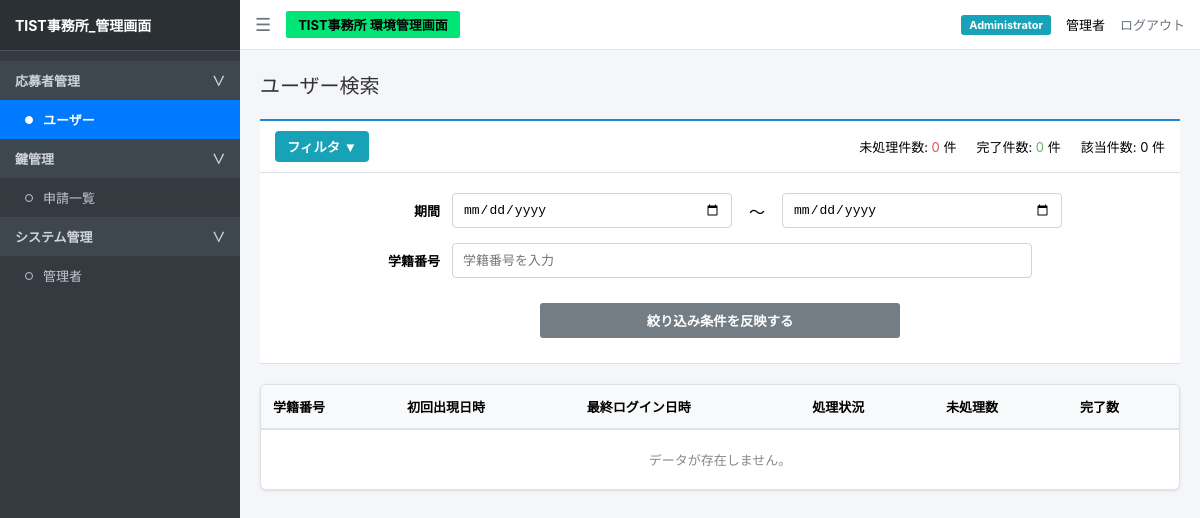
Before: /users (signed in) with the older database file.
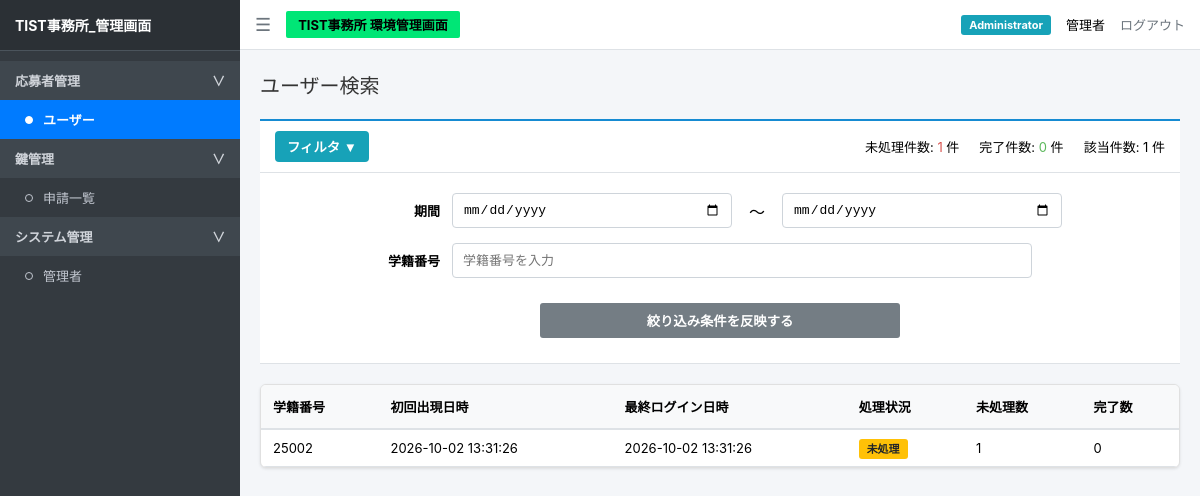
After: the same page with the newer database file.
### tables this page shows
CREATE TABLE students (
            student_id TEXT PRIMARY KEY,
            name TEXT,
            department TEXT,
            course TEXT,
            class TEXT,
            number INTEGER
        );

### app.py (the view)
@app.route("/users")
def users():
    if not session.get("logged_in"):
        return redirect("/login")
    conn = sqlite3.connect("app.db")
    conn.row_factory = sqlite3.Row
    cur = conn.cursor()
    cur.execute("""
        SELECT
            s.student_id AS contact_id,
            s.name,
            s.department,
            s.course,
            s.class,
            s.number,
            MIN(r.time) AS first_login,
            MAX(r.time) AS last_login,
            SUM(CASE WHEN r.status = '申請中' THEN 1 ELSE 0 END) AS pending_count,
            SUM(CASE WHEN r.status IN ('承認', '却下') THEN 1 ELSE 0 END) AS done_count
        FROM students s
        LEFT JOIN requests r ON s.student_id = r.student_id
        GROUP BY s.student_id
        ORDER BY last_login DESC
    """)
    rows = cur.fetchall()
    conn.close()
    user_list = []
    total_pending = 0
    total_done = 0
    for row in rows:
        item = dict(row)
        p_count = item["pending_count"] or 0
        d_count = item["done_count"] or 0
        total_pending += p_count
        total_done += d_count
        if p_count > 0:
            item["process_status"] = "未処理"
        else:
            item["process_status"] = "完了"
        user_list.append(item)
    return render_template(
        "users.html",
        users=user_list,
        total_users=len(user_list),
        total_pending=total_pending,
        total_done=total_done
    )

### templates/users.html (shortened to what this page needs)
<!doctype html>
<html lang="ja">
  <head>
    <link
      rel="stylesheet"
      href="{{ url_for('static', filename='css/style.css') }}"
    />
  </head>
  <body>
    <div class="sidebar">
      <div class="sidebar-header">TIST事務所_管理画面</div>
      <ul class="sidebar-menu">
        <li
          class="menu-category"
          onclick="toggleSubmenu('applicant-menu', 'applicant-arrow')"
        >
          応募者管理
          <span id="applicant-arrow">∨</span>
        </li>
        <ul id="applicant-menu" class="submenu-list">
          <li>
            <a href="/users" class="menu-item active">
              <span class="circle-icon"></span>
              ユーザー
            </a>
          </li>
        </ul>
        <li
          class="menu-category"
          onclick="toggleSubmenu('key-menu', 'key-arrow')"
        >
          鍵管理
          <span id="key-arrow">∨</span>
        </li>
        <ul id="key-menu" class="submenu-list">
          <li>
            <a href="/admin" class="menu-item">
              <span class="circle-icon"></span>
              申請一覧
            </a>
          </li>
        </ul>
        <li
          class="menu-category"
          onclick="toggleSubmenu('system-menu', 'system-arrow')"
        >
          システム管理
          <span id="system-arrow">∨</span>
        </li>
        <ul id="system-menu" class="submenu-list">
          <li>
            <a href="/admin/managers" class="menu-item">
              <span class="circle-icon"></span>
              管理者
            </a>
          </li>
        </ul>
      </ul>
    </div>
    <div class="main-wrapper">
      <div class="navbar">
        <div class="navbar-left">
          <span class="menu-toggle"> ☰ </span>
          <span class="badge-green"> TIST事務所 環境管理画面 </span>
        </div>
        <div class="navbar-right">
          <span class="badge-admin"> {{ session.get("role", "") }} </span>
          <span> {{ session.get("name", "") }} </span>
          <a href="/logout" class="logout-btn"> ログアウト </a>
        </div>
      </div>
      <div class="content">
        <h2 class="page-title">ユーザー検索</h2>
        <div class="toolbar">
          <div class="filter-header">
            <button type="button" class="filter-btn" onclick="toggleFilter()">
              フィルタ ▼
            </button>
            <div class="summary-box">
              <div class="summary-item">
                未処理件数:
                <span style="color: #d9534f"> {{ total_pending }} </span>
                件
              </div>
              <div class="summary-item">
                完了件数:
                <span style="color: #5cb85c"> {{ total_done }} </span>
                件
              </div>
              <div class="summary-item">
                該当件数:
                <span> {{ total_users }} </span>
                件
              </div>
            </div>
          </div>
          <div id="filter-content" class="filter-content">
            <form method="get" action="/users">
              <div class="filter-row">
                <label> 期間 </label>
                <input
                  type="date"
                  class="date-input"
                  name="date_from"
                  value="{{ request.args.get('date_from', '') }}"
                />
                <span class="filter-separator"> ～ </span>
                <input
                  type="date"
                  class="date-input"
                  name="date_to"
                  value="{{ request.args.get('date_to', '') }}"
                />
              </div>
              <div class="filter-row">
                <label> 学籍番号 </label>
                <input
                  type="text"
                  class="contact-input"
                  name="contact_id"
                  value="{{ request.args.get('contact_id', '') }}"
                  placeholder="学籍番号を入力"
                />
              </div>
              <div class="filter-button-row">
                <button type="submit" class="btn-filter-submit">
                  絞り込み条件を反映する
                </button>
              </div>
            </form>
          </div>
        </div>
        <div class="card" style="padding: 0; overflow-x: auto">
          <table
            style="
              width: 100%;
              border-collapse: collapse;
              font-size: 13px;
              text-align: left;
            "
          >
            <thead>
              <tr
                style="
                  background-color: #f8f9fa;
                  border-bottom: 2px solid #dee2e6;
                "
              >
                <th style="padding: 12px">学籍番号</th>
                <th style="padding: 12px">初回出現日時</th>
                <th style="padding: 12px">最終ログイン日時</th>
                <th style="padding: 12px">処理状況</th>
                <th style="padding: 12px">未処理数</th>
                <th style="padding: 12px">完了数</th>
              </tr>
            </thead>
            <tbody>
              {% for user in users %}
              <tr style="border-bottom: 1px solid #dee2e6">
                <td style="padding: 10px 12px">{{ user.contact_id }}</td>
                <td style="padding: 10px 12px">
                  {{ user.first_login if user.first_login else '-' }}
                </td>
                <td style="padding: 10px 12px">
                  {{ user.last_login if user.last_login else '-' }}
                </td>
                <td style="padding: 10px 12px">
                  {% if user.process_status == '未処理' %}
                  <span
                    class="badge-admin"
                    style="background-color: #ffc107; color: #212529"
                  >
                    未処理
                  </span>
                  {% else %}
                  <span class="badge-admin" style="background-color: #28a745">
                    完了
                  </span>
                  {% endif %}
                </td>
                <td style="padding: 10px 12px">
                  {{ user.pending_count or 0 }}
                </td>
                <td style="padding: 10px 12px">{{ user.done_count or 0 }}</td>
              </tr>
              {% else %}
              <tr>
                <td
                  colspan="6"
                  style="text-align: center; color: #888; padding: 20px"
                >
                  データが存在しません。
                </td>
              </tr>
              {% endfor %}
            </tbody>
          </table>
        </div>
      </div>
    </div>
  </body>
</html>

### static/css/style.css (style rules this page uses)
* { box-sizing: border-box; margin: 0; padding: 0; }
body { font-family: -apple-system, BlinkMacSystemFont, "Segoe UI", Roboto, "Helvetica Neue", Arial, sans-serif; background-color: #f4f6f9; display: flex; height: 100vh; overflow: hidden; }
.sidebar { width: 240px; background-color: #343a40; color: #c2c7d0; display: flex; flex-direction: column; flex-shrink: 0; }
.sidebar-header { padding: 15px; font-size: 14px; font-weight: bold; color: #ffffff; background-color: #2b3035; border-bottom: 1px solid #4b545c; }
.sidebar-menu { list-style: none; padding: 10px 0; overflow-y: auto; }
.menu-category { padding: 10px 15px; font-size: 13px; font-weight: bold; color: #d0d4da; background-color: #3f474e; display: flex; justify-content: space-between; align-items: center; cursor: pointer; user-select: none; }
.menu-item { padding: 10px 15px 10px 25px; font-size: 13px; cursor: pointer; display: flex; align-items: center; gap: 10px; color: #c2c7d0; text-decoration: none; transition: background-color 0.15s ease, color 0.15s ease; }
.menu-item.active { background-color: #007bff; color: #ffffff; font-weight: bold; }
.circle-icon { width: 8px; height: 8px; border: 1px solid #c2c7d0; border-radius: 50%; display: inline-block; background-color: transparent; flex-shrink: 0; }
.menu-item.active .circle-icon { border-color: #ffffff; background-color: #ffffff; }
.submenu-list { list-style: none; padding: 0; margin: 0; }
.main-wrapper { flex: 1; display: flex; flex-direction: column; overflow: hidden; }
.navbar { height: 50px; background-color: #ffffff; border-bottom: 1px solid #dee2e6; display: flex; align-items: center; justify-content: space-between; padding: 0 15px; }
.navbar-left { display: flex; align-items: center; gap: 15px; }
.menu-toggle { font-size: 18px; cursor: pointer; color: #6c757d; }
.badge-green { background-color: #00e676; color: #000; padding: 4px 12px; font-weight: bold; font-size: 13px; border-radius: 2px; }
.navbar-right { display: flex; align-items: center; gap: 15px; font-size: 13px; }
.badge-admin { background-color: #17a2b8; color: #fff; padding: 3px 8px; border-radius: 3px; font-size: 11px; font-weight: bold; }
.logout-btn { color: #6c757d; text-decoration: none; }
.content { padding: 20px; overflow-y: auto; flex: 1; }
.page-title { font-size: 20px; font-weight: normal; margin-bottom: 20px; color: #333; }
.card { background: #ffffff; padding: 15px; margin-bottom: 15px; border-radius: 6px; box-shadow: 0 1px 3px rgba(0,0,0,0.1); border: 1px solid #e0e0e0; }

### templates/users.html (style rules this page uses)
.toolbar { background: #ffffff; border-top: 2px solid #168bd2; border-bottom: 1px solid #dee2e6; margin-bottom: 20px; }
.filter-header { padding: 10px 15px; border-bottom: 1px solid #dee2e6; display: flex; justify-content: space-between; align-items: center; }
.filter-btn { background: #17a2b8; color: #fff; border: none; padding: 6px 12px; border-radius: 4px; font-weight: bold; cursor: pointer; }
.summary-box { display: flex; gap: 20px; font-size: 13px; }
.filter-content { padding: 20px 30px 25px; }
.filter-row { display: flex; align-items: center; margin-bottom: 15px; gap: 12px; }
.filter-row label { width: 150px; font-weight: bold; text-align: right; font-size: 13px; }
.filter-row input { height: 35px; border: 1px solid #ced4da; border-radius: 4px; padding: 5px 10px; font-size: 13px; }
.date-input { width: 280px; }
.contact-input { width: 580px; }
.filter-separator { padding: 0 5px; }
.filter-button-row { text-align: center; margin-top: 25px; }
.btn-filter-submit { width: 360px; padding: 8px; background: #747d84; color: #fff; border: none; border-radius: 3px; cursor: pointer; font-weight: bold; }

Changed rows visible on the page:
added students: contact_id "25002", first_login "2026-10-02 13:31:26", last_login "2026-10-02 13:31:26", pending_count "1", done_count "0"
Other visible differences:
{{ total_pending }}: "0" → "1"
{{ total_users }}: "0" → "1"
text no longer shown: "データが存在しません。"
